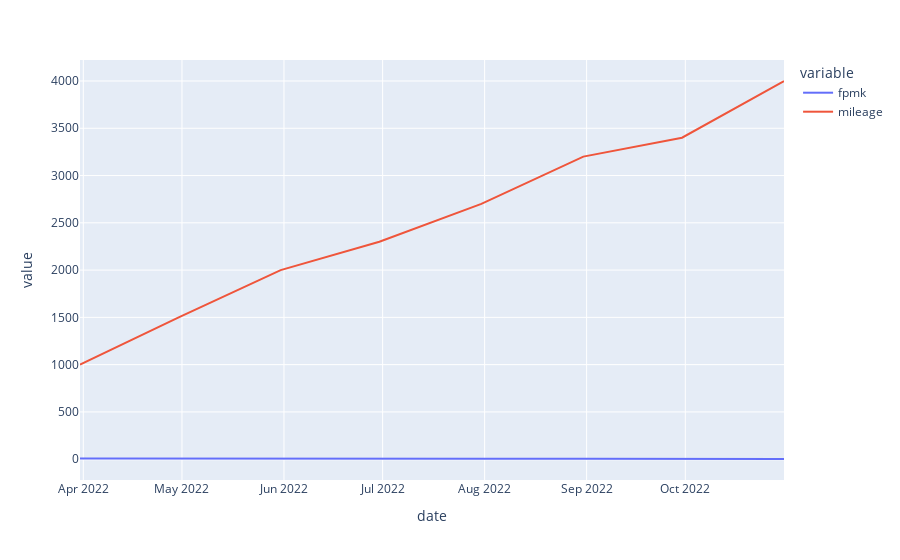

Here is the notebook cell this chart was saved with:
### Code cell
fpmk_hist.set_index('date')[['fpmk','mileage']].plot()

### Figure 1 — Plotly figure (JSON) as saved in the notebook; plotly's stock layout.template omitted (floating-point values rounded to 4 significant figures)
{"data": [{"hovertemplate": "variable=fpmk<br>date=%{x}<br>value=%{y}<extra></extra>", "legendgroup": "fpmk", "line": {"color": "#636efa", "dash": "solid"}, "marker": {"symbol": "circle"}, "mode": "lines", "name": "fpmk", "orientation": "v", "showlegend": true, "type": "scatter", "x": ["2022-03-31", "2022-04-30", "2022-05-31", "2022-06-30", "2022-07-31", "2022-08-31", "2022-09-30", "2022-10-31"], "xaxis": "x", "y": [7, 5, 6, 7, 4, 5, 3, 2], "yaxis": "y"}, {"hovertemplate": "variable=mileage<br>date=%{x}<br>value=%{y}<extra></extra>", "legendgroup": "mileage", "line": {"color": "#EF553B", "dash": "solid"}, "marker": {"symbol": "circle"}, "mode": "lines", "name": "mileage", "orientation": "v", "showlegend": true, "type": "scatter", "x": ["2022-03-31", "2022-04-30", "2022-05-31", "2022-06-30", "2022-07-31", "2022-08-31", "2022-09-30", "2022-10-31"], "xaxis": "x", "y": [1000, 1500, 2000, 2300, 2700, 3200, 3400, 4000], "yaxis": "y"}], "layout": {"legend": {"title": {"text": "variable"}, "tracegroupgap": 0}, "margin": {"t": 60}, "xaxis": {"anchor": "y", "domain": [0, 1], "title": {"text": "date"}}, "yaxis": {"anchor": "x", "domain": [0, 1], "title": {"text": "value"}}}}
